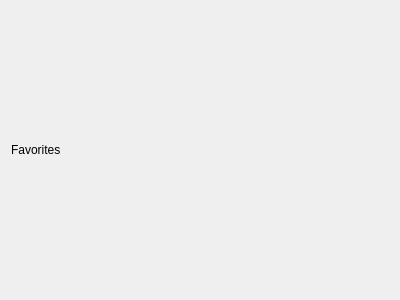
<?xml version="1.0" encoding="UTF-8"?>
<ui version="4.0">
 <class>FavoritesForm</class>
 <widget class="QWidget" name="FavoritesForm">
  <property name="geometry">
   <rect>
    <x>0</x>
    <y>0</y>
    <width>400</width>
    <height>300</height>
   </rect>
  </property>
  <property name="windowTitle">
   <string>Form</string>
  </property>
  <layout class="QHBoxLayout" name="horizontalLayout">
   <item>
    <widget class="QLabel" name="label">
     <property name="text">
      <string>Favorites</string>
     </property>
    </widget>
   </item>
  </layout>
 </widget>
 <resources/>
 <connections/>
</ui>
